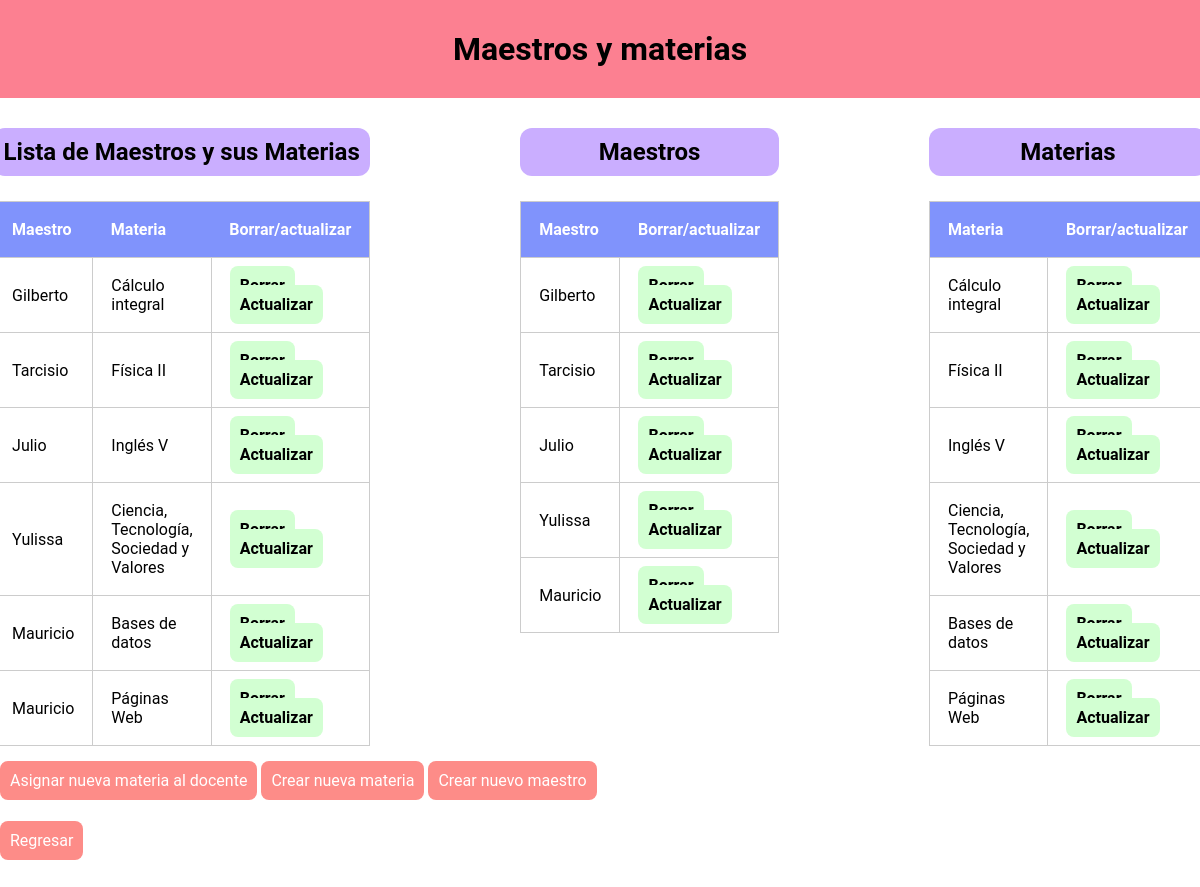
Screenshot of /maestros.php with the database file from the repository.
### tables this page shows
CREATE TABLE materia_maestro(
    id INT NOT NULL PRIMARY KEY AUTO_INCREMENT,
    idMateria INT NOT NULL,
    idMaestro INT NOT NULL,
    FOREIGN KEY (idMateria) REFERENCES materia(id) ON DELETE CASCADE,
    FOREIGN KEY (idMaestro) REFERENCES maestro(id) ON DELETE CASCADE
);

CREATE TABLE maestro(
    id INT NOT NULL PRIMARY KEY AUTO_INCREMENT,
    nombre VARCHAR(50) NOT NULL
);

CREATE TABLE materia(
    id INT NOT NULL PRIMARY KEY AUTO_INCREMENT,
    descripcion VARCHAR(50) NOT NULL
);

### maestros.php (the view, shortened to what this page needs)
<?php
$pdo = conn::conn();
$query = "
    SELECT mm.id AS id_materia_maestro, m.nombre AS maestro, mt.descripcion AS materia
    FROM maestro m
    INNER JOIN materia_maestro mm ON m.id = mm.idMaestro
    INNER JOIN materia mt ON mm.idMateria = mt.id
";
$stmt = $pdo->prepare($query);
$stmt->execute();
$maestros = $stmt->fetchAll(PDO::FETCH_ASSOC);
$query = "SELECT * FROM maestro";
$stmt = $pdo->prepare($query);
$stmt->execute();
$maestros2 = $stmt->fetchAll(PDO::FETCH_ASSOC);
$query = "SELECT * FROM materia";
$stmt = $pdo->prepare($query);
$stmt->execute();
$materias = $stmt->fetchAll(PDO::FETCH_ASSOC);
?>
<!DOCTYPE html>
<html lang="es">
<head>
    <link rel="stylesheet" href="css/maestros.css">
</head>
<body>
    <header>
        <h1>Maestros y materias</h1>
    </header>
    <main>
        <div class="contenedor">
            <div>
                <h2>Lista de Maestros y sus Materias</h2>
                <?php if (!empty($maestros)): ?>
                    <table>
                        <thead>
                            <tr>
                                <th>Maestro</th>
                                <th>Materia</th>
                                <th>Borrar/actualizar</th>
                            </tr>
                        </thead>
                        <tbody>
                            <?php foreach ($maestros as $maestro): ?>
                                <tr>
                                    <td><?php echo htmlspecialchars($maestro['maestro']); ?></td>
                                    <td><?php echo htmlspecialchars($maestro['materia']); ?></td>
                                    <td>
                                        <?php echo "<a href='php/maestro/borrar.php?id=" . urlencode($maestro['id_materia_maestro']) . "'>Borrar</a>"; ?>
                                        <?php echo "<a href='php/maestro/actualizar.php?id=" . urlencode($maestro['id_materia_maestro']) . "'>Actualizar</a>"; ?>
                                    </td>
                                </tr>
                            <?php endforeach; ?>
                        </tbody>
                    </table>
                <?php else: ?>
                    <p>No hay maestros o materias disponibles.</p>
                <?php endif; ?>
            </div>
            <div>
                <h2>Maestros</h2>
                <?php if (!empty($maestros2)): ?>
                    <table>
                        <thead>
                            <tr>
                                <th>Maestro</th>
                                <th>Borrar/actualizar</th>
                            </tr>
                        </thead>
                        <tbody>
                            <?php foreach ($maestros2 as $maestro): ?>
                                <tr>
                                    <td><?php echo htmlspecialchars($maestro['nombre']); ?></td>
                                    <td>
                                        <?php echo "<a href='php/maestro/borrarMaestro.php?id=" . urlencode($maestro['id']) . "'>Borrar</a>"; ?>
                                        <?php echo "<a href='php/maestro/actualizarMaestro.php?id=" . urlencode($maestro['id']) . "'>Actualizar</a>"; ?>
                                    </td>
                                </tr>
                            <?php endforeach; ?>
                        </tbody>
                    </table>
                <?php else: ?>
                    <p>No hay maestros disponibles.</p>
                <?php endif; ?>
            </div>
            <div>
                <h2>Materias</h2>
                <?php if (!empty($materias)): ?>
                    <table>
                        <thead>
                            <tr>
                                <th>Materia</th>
                                <th>Borrar/actualizar</th>
                            </tr>
                        </thead>
                        <tbody>
                            <?php foreach ($materias as $materia): ?>
                                <tr>
                                    <td><?php echo htmlspecialchars($materia['descripcion']); ?></td>
                                    <td>
                                        <?php echo "<a href='php/maestro/borrarMateria.php?id=" . urlencode($materia['id']) . "'>Borrar</a>"; ?>
                                        <?php echo "<a href='php/maestro/actualizarMaeteria.php?id=" . urlencode($materia['id']) . "'>Actualizar</a>"; ?>
                                    </td>
                                </tr>
                            <?php endforeach; ?>
                        </tbody>
                    </table>
                <?php else: ?>
                    <p>No hay materias disponibles.</p>
                <?php endif; ?>
            </div>
        </div>
        <a href="crearMaestro.php">Asignar nueva materia al docente</a>
        <a href="crearMateria.php">Crear nueva materia</a>
        <a href="crearDocente.php">Crear nuevo maestro</a>
    </main>
    <nav>
        <ul>
            <li>
                <a href="inicio.php">Regresar</a>
            </li>
        </ul>
    </nav>
</body>
</html>

### css/maestros.css (style rules this page uses)
* { padding: 0; margin: 0; box-sizing: border-box; font-family: 'Roboto', sans-serif; }
header { background-color: #fc8091; padding: 30px; display: flex; justify-content: space-between; align-items: center; }
h1 { width: 100%; text-align: center; }
nav ul { list-style: none; display: flex; align-items: center; gap: 20px; }
a { text-decoration: none; color: white; background-color: #fd8c88; padding: 10px; margin-top: 40px; border-radius: 8px; transition: 0.4s; cursor: pointer; }
.contenedor { display: flex; justify-content: center; gap: 150px; }
h2 { text-align: center; margin-top: 30px; background-color: #caaeff; padding: 10px; border-radius: 12px; }
table { border: 1px solid #ccc; border-collapse: collapse; margin: 25px auto; }
table a { background-color: rgb(210, 255, 210); color: black; font-weight: bolder; }
th { background-color: #8093fc; color: white; }
td { border: 1px solid #ccc; padding: 18px; }
th, td { padding: 18px; text-align: left; }
nav { height: 100px; display: flex; align-items: center; }

### rows the page displays
materia_maestro: idMaestro.nombre "Gilberto", idMateria.descripcion "Cálculo integral"
materia_maestro: idMaestro.nombre "Tarcisio", idMateria.descripcion "Física II"
materia_maestro: idMaestro.nombre "Julio", idMateria.descripcion "Inglés V"
materia_maestro: idMaestro.nombre "Yulissa", idMateria.descripcion "Ciencia, Tecnología, Sociedad y Valores"
materia_maestro: idMaestro.nombre "Mauricio", idMateria.descripcion "Bases de datos"
materia_maestro: idMaestro.nombre "Mauricio", idMateria.descripcion "Páginas Web"
maestro: nombre "Gilberto"
maestro: nombre "Tarcisio"
maestro: nombre "Julio"
maestro: nombre "Yulissa"
maestro: nombre "Mauricio"
materia: descripcion "Cálculo integral"
materia: descripcion "Física II"
materia: descripcion "Inglés V"
materia: descripcion "Ciencia, Tecnología, Sociedad y Valores"
materia: descripcion "Bases de datos"
materia: descripcion "Páginas Web"
